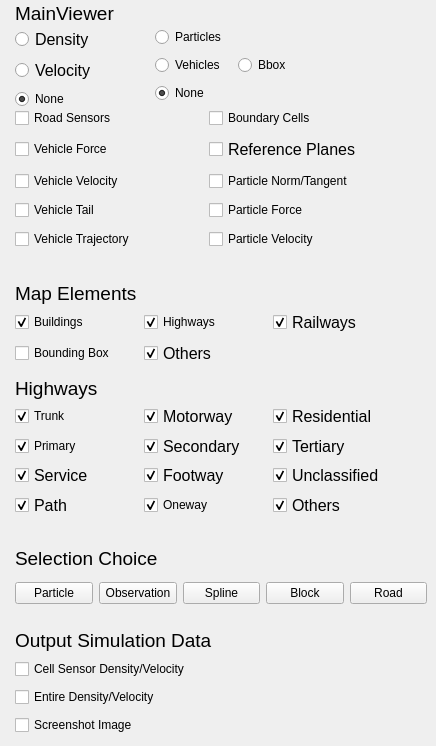
         <widget class="QWidget" name="tab_2">
          <attribute name="title">
           <string>Interaction</string>
          </attribute>
          <widget class="QLabel" name="label_20">
           <property name="geometry">
            <rect>
             <x>15</x>
             <y>0</y>
             <width>131</width>
             <height>26</height>
            </rect>
           </property>
           <property name="font">
            <font>
             <pointsize>14</pointsize>
            </font>
           </property>
           <property name="text">
            <string>MainViewer</string>
           </property>
          </widget>
          <widget class="QWidget" name="verticalLayoutWidget_3">
           <property name="geometry">
            <rect>
             <x>15</x>
             <y>27</y>
             <width>96</width>
             <height>82</height>
            </rect>
           </property>
           <layout class="QVBoxLayout" name="verticalLayout">
            <item>
             <widget class="QRadioButton" name="radioButton_ShowMainDensity">
              <property name="font">
               <font>
                <pointsize>12</pointsize>
                <weight>50</weight>
                <bold>false</bold>
               </font>
              </property>
              <property name="text">
               <string>Density</string>
              </property>
             </widget>
            </item>
            <item>
             <widget class="QRadioButton" name="radioButton_ShowMainVelocity">
              <property name="font">
               <font>
                <pointsize>12</pointsize>
                <weight>50</weight>
                <bold>false</bold>
               </font>
              </property>
              <property name="text">
               <string>Velocity</string>
              </property>
             </widget>
            </item>
            <item>
             <widget class="QRadioButton" name="radioButton_ShowMainDensityVelocity_Nothing">
              <property name="text">
               <string>None</string>
              </property>
              <property name="checked">
               <bool>true</bool>
              </property>
             </widget>
            </item>
           </layout>
          </widget>
          <widget class="QWidget" name="gridLayoutWidget_7">
           <property name="geometry">
            <rect>
             <x>15</x>
             <y>105</y>
             <width>381</width>
             <height>151</height>
            </rect>
           </property>
           <layout class="QGridLayout" name="gridLayout_7">
            <item row="1" column="1">
             <widget class="QCheckBox" name="checkBox_ShowCells">
              <property name="text">
               <string>Boundary Cells</string>
              </property>
             </widget>
            </item>
            <item row="5" column="1">
             <widget class="QCheckBox" name="checkBox_ShowParticle_Velocity_Direction">
              <property name="text">
               <string>Particle Velocity</string>
              </property>
             </widget>
            </item>
            <item row="4" column="1">
             <widget class="QCheckBox" name="checkBox_ShowParticle_Force">
              <property name="text">
               <string>Particle Force</string>
              </property>
             </widget>
            </item>
            <item row="3" column="1">
             <widget class="QCheckBox" name="checkBox_ShowParticle_NormalTangent">
              <property name="text">
               <string>Particle Norm/Tangent</string>
              </property>
             </widget>
            </item>
            <item row="2" column="1">
             <widget class="QCheckBox" name="checkBox_ShowReferencePlanes">
              <property name="font">
               <font>
                <pointsize>12</pointsize>
                <weight>50</weight>
                <bold>false</bold>
               </font>
              </property>
              <property name="text">
               <string>Reference Planes</string>
              </property>
             </widget>
            </item>
            <item row="1" column="0">
             <widget class="QCheckBox" name="checkBox_ShowRoad_Facilities">
              <property name="text">
               <string>Road Sensors</string>
              </property>
             </widget>
            </item>
            <item row="2" column="0">
             <widget class="QCheckBox" name="checkBox_ShowVehicle_Force">
              <property name="text">
               <string>Vehicle Force</string>
              </property>
             </widget>
            </item>
            <item row="3" column="0">
             <widget class="QCheckBox" name="checkBox_ShowVehicle_Velocity_Direction">
              <property name="text">
               <string>Vehicle Velocity</string>
              </property>
             </widget>
            </item>
            <item row="4" column="0">
             <widget class="QCheckBox" name="checkBox_ShowVehicle_Tail">
              <property name="text">
               <string>Vehicle Tail</string>
              </property>
             </widget>
            </item>
            <item row="5" column="0">
             <widget class="QCheckBox" name="checkBox_ShowVehicle_Trajectory">
              <property name="text">
               <string>Vehicle Trajectory</string>
              </property>
             </widget>
            </item>
           </layout>
          </widget>
          <widget class="QWidget" name="verticalLayoutWidget_4">
           <property name="geometry">
            <rect>
             <x>15</x>
             <y>657</y>
             <width>256</width>
             <height>80</height>
            </rect>
           </property>
           <layout class="QVBoxLayout" name="verticalLayout_2">
            <item>
             <widget class="QCheckBox" name="checkBox_SensorData">
              <property name="text">
               <string>Cell Sensor Density/Velocity</string>
              </property>
             </widget>
            </item>
            <item>
             <widget class="QCheckBox" name="checkBox_EntireDensityVelocity">
              <property name="text">
               <string>Entire Density/Velocity</string>
              </property>
             </widget>
            </item>
            <item>
             <widget class="QCheckBox" name="checkBox_Screenshot_Image">
              <property name="text">
               <string>Screenshot Image</string>
              </property>
             </widget>
            </item>
           </layout>
          </widget>
          <widget class="QLabel" name="label_9">
           <property name="geometry">
            <rect>
             <x>15</x>
             <y>620</y>
             <width>206</width>
             <height>41</height>
            </rect>
           </property>
           <property name="font">
            <font>
             <pointsize>14</pointsize>
            </font>
           </property>
           <property name="text">
            <string>Output Simulation Data</string>
           </property>
          </widget>
          <widget class="QWidget" name="gridLayoutWidget_8">
           <property name="geometry">
            <rect>
             <x>15</x>
             <y>405</y>
             <width>381</width>
             <height>112</height>
            </rect>
           </property>
           <layout class="QGridLayout" name="gridLayout_8">
            <item row="3" column="0">
             <widget class="QCheckBox" name="checkBox_RoadNet_Service">
              <property name="font">
               <font>
                <pointsize>12</pointsize>
                <weight>50</weight>
                <bold>false</bold>
               </font>
              </property>
              <property name="text">
               <string>Service</string>
              </property>
              <property name="checked">
               <bool>true</bool>
              </property>
             </widget>
            </item>
            <item row="1" column="1">
             <widget class="QCheckBox" name="checkBox_RoadNet_Motorway">
              <property name="font">
               <font>
                <pointsize>12</pointsize>
                <weight>50</weight>
                <bold>false</bold>
               </font>
              </property>
              <property name="text">
               <string>Motorway</string>
              </property>
              <property name="checked">
               <bool>true</bool>
              </property>
             </widget>
            </item>
            <item row="1" column="2">
             <widget class="QCheckBox" name="checkBox_RoadNet_Residential">
              <property name="font">
               <font>
                <pointsize>12</pointsize>
               </font>
              </property>
              <property name="text">
               <string>Residential</string>
              </property>
              <property name="checked">
               <bool>true</bool>
              </property>
             </widget>
            </item>
            <item row="1" column="0">
             <widget class="QCheckBox" name="checkBox_RoadNet_Trunk">
              <property name="text">
               <string>Trunk</string>
              </property>
              <property name="checked">
               <bool>true</bool>
              </property>
             </widget>
            </item>
            <item row="2" column="1">
             <widget class="QCheckBox" name="checkBox_RoadNet_Secondary">
              <property name="font">
               <font>
                <pointsize>12</pointsize>
                <weight>50</weight>
                <bold>false</bold>
               </font>
              </property>
              <property name="text">
               <string>Secondary</string>
              </property>
              <property name="checked">
               <bool>true</bool>
              </property>
             </widget>
            </item>
            <item row="2" column="0">
             <widget class="QCheckBox" name="checkBox_RoadNet_Primary">
              <property name="text">
               <string>Primary</string>
              </property>
              <property name="checked">
               <bool>true</bool>
              </property>
             </widget>
            </item>
            <item row="2" column="2">
             <widget class="QCheckBox" name="checkBox_RoadNet_Tertiary">
              <property name="font">
               <font>
                <pointsize>12</pointsize>
                <weight>50</weight>
                <bold>false</bold>
               </font>
              </property>
              <property name="text">
               <string>Tertiary</string>
              </property>
              <property name="checked">
               <bool>true</bool>
              </property>
             </widget>
            </item>
            <item row="4" column="1">
             <widget class="QCheckBox" name="checkBox_RoadNet_Oneway">
              <property name="text">
               <string>Oneway</string>
              </property>
              <property name="checked">
               <bool>true</bool>
              </property>
             </widget>
            </item>
            <item row="4" column="2">
             <widget class="QCheckBox" name="checkBox_RoadNet_Others">
              <property name="font">
               <font>
                <pointsize>12</pointsize>
               </font>
              </property>
              <property name="text">
               <string>Others</string>
              </property>
              <property name="checked">
               <bool>true</bool>
              </property>
             </widget>
            </item>
            <item row="3" column="1">
             <widget class="QCheckBox" name="checkBox_RoadNet_Footway">
              <property name="font">
               <font>
                <pointsize>12</pointsize>
                <weight>50</weight>
                <bold>false</bold>
               </font>
              </property>
              <property name="text">
               <string>Footway</string>
              </property>
              <property name="checked">
               <bool>true</bool>
              </property>
             </widget>
            </item>
            <item row="3" column="2">
             <widget class="QCheckBox" name="checkBox_RoadNet_Unclassified">
              <property name="font">
               <font>
                <pointsize>12</pointsize>
                <weight>50</weight>
                <bold>false</bold>
               </font>
              </property>
              <property name="text">
               <string>Unclassified</string>
              </property>
              <property name="checked">
               <bool>true</bool>
              </property>
             </widget>
            </item>
            <item row="4" column="0">
             <widget class="QCheckBox" name="checkBox_RoadNet_Path">
              <property name="font">
               <font>
                <pointsize>12</pointsize>
                <weight>50</weight>
                <bold>false</bold>
               </font>
              </property>
              <property name="text">
               <string>Path</string>
              </property>
              <property name="checked">
               <bool>true</bool>
              </property>
             </widget>
            </item>
           </layout>
          </widget>
          <widget class="QLabel" name="label_21">
           <property name="geometry">
            <rect>
             <x>15</x>
             <y>545</y>
             <width>151</width>
             <height>26</height>
            </rect>
           </property>
           <property name="font">
            <font>
             <pointsize>14</pointsize>
            </font>
           </property>
           <property name="text">
            <string>Selection Choice</string>
           </property>
          </widget>
          <widget class="QWidget" name="gridLayoutWidget_9">
           <property name="geometry">
            <rect>
             <x>15</x>
             <y>575</y>
             <width>412</width>
             <height>36</height>
            </rect>
           </property>
           <layout class="QGridLayout" name="gridLayout_10">
            <item row="0" column="2">
             <widget class="QPushButton" name="pushButton_Selection_Spline">
              <property name="text">
               <string>Spline</string>
              </property>
              <property name="checkable">
               <bool>true</bool>
              </property>
              <property name="autoExclusive">
               <bool>true</bool>
              </property>
             </widget>
            </item>
            <item row="0" column="1">
             <widget class="QPushButton" name="pushButton_Selection_Observation">
              <property name="text">
               <string>Observation</string>
              </property>
              <property name="checkable">
               <bool>true</bool>
              </property>
              <property name="autoExclusive">
               <bool>true</bool>
              </property>
             </widget>
            </item>
            <item row="0" column="3">
             <widget class="QPushButton" name="pushButton_Selection_Block">
              <property name="text">
               <string>Block</string>
              </property>
              <property name="checkable">
               <bool>true</bool>
              </property>
              <property name="autoExclusive">
               <bool>true</bool>
              </property>
             </widget>
            </item>
            <item row="0" column="0">
             <widget class="QPushButton" name="pushButton_Selection_Particle">
              <property name="text">
               <string>Particle</string>
              </property>
              <property name="checkable">
               <bool>true</bool>
              </property>
              <property name="autoExclusive">
               <bool>true</bool>
              </property>
              <property name="flat">
               <bool>false</bool>
              </property>
             </widget>
            </item>
            <item row="0" column="4">
             <widget class="QPushButton" name="pushButton_Selection_Road">
              <property name="text">
               <string>Road</string>
              </property>
              <property name="checkable">
               <bool>true</bool>
              </property>
              <property name="autoExclusive">
               <bool>true</bool>
              </property>
             </widget>
            </item>
           </layout>
          </widget>
          <widget class="QWidget" name="gridLayoutWidget_10">
           <property name="geometry">
            <rect>
             <x>155</x>
             <y>25</y>
             <width>160</width>
             <height>80</height>
            </rect>
           </property>
           <layout class="QGridLayout" name="gridLayout_11">
            <item row="2" column="0">
             <widget class="QRadioButton" name="radioButton_ShowParticlesVehicles_Nothing">
              <property name="text">
               <string>None</string>
              </property>
              <property name="checked">
               <bool>true</bool>
              </property>
             </widget>
            </item>
            <item row="0" column="0">
             <widget class="QRadioButton" name="radioButton_ShowParticles">
              <property name="text">
               <string>Particles</string>
              </property>
             </widget>
            </item>
            <item row="1" column="0">
             <widget class="QRadioButton" name="radioButton_ShowVehicles">
              <property name="text">
               <string>Vehicles</string>
              </property>
             </widget>
            </item>
            <item row="1" column="1">
             <widget class="QRadioButton" name="radioButton_ShowVehicles_Bbox">
              <property name="text">
               <string>Bbox</string>
              </property>
             </widget>
            </item>
           </layout>
          </widget>
          <widget class="QLabel" name="label_22">
           <property name="geometry">
            <rect>
             <x>15</x>
             <y>280</y>
             <width>131</width>
             <height>26</height>
            </rect>
           </property>
           <property name="font">
            <font>
             <pointsize>14</pointsize>
            </font>
           </property>
           <property name="text">
            <string>Map Elements</string>
           </property>
          </widget>
          <widget class="QLabel" name="label_23">
           <property name="geometry">
            <rect>
             <x>15</x>
             <y>375</y>
             <width>131</width>
             <height>26</height>
            </rect>
           </property>
           <property name="font">
            <font>
             <pointsize>14</pointsize>
            </font>
           </property>
           <property name="text">
            <string>Highways</string>
           </property>
          </widget>
          <widget class="QWidget" name="gridLayoutWidget_11">
           <property name="geometry">
            <rect>
             <x>15</x>
             <y>310</y>
             <width>381</width>
             <height>56</height>
            </rect>
           </property>
           <layout class="QGridLayout" name="gridLayout_12">
            <item row="2" column="1">
             <widget class="QCheckBox" name="checkBox_MapElements_Others">
              <property name="font">
               <font>
                <pointsize>12</pointsize>
               </font>
              </property>
              <property name="text">
               <string>Others</string>
              </property>
              <property name="checked">
               <bool>true</bool>
              </property>
             </widget>
            </item>
            <item row="1" column="0">
             <widget class="QCheckBox" name="checkBox_MapElements_Buildings">
              <property name="text">
               <string>Buildings</string>
              </property>
              <property name="checked">
               <bool>true</bool>
              </property>
             </widget>
            </item>
            <item row="1" column="2">
             <widget class="QCheckBox" name="checkBox_MapElements_Railways">
              <property name="font">
               <font>
                <pointsize>12</pointsize>
                <weight>50</weight>
                <bold>false</bold>
               </font>
              </property>
              <property name="text">
               <string>Railways</string>
              </property>
              <property name="checked">
               <bool>true</bool>
              </property>
             </widget>
            </item>
            <item row="1" column="1">
             <widget class="QCheckBox" name="checkBox_MapElements_Highways">
              <property name="text">
               <string>Highways</string>
              </property>
              <property name="checked">
               <bool>true</bool>
              </property>
             </widget>
            </item>
            <item row="2" column="0">
             <widget class="QCheckBox" name="checkBox_MapElements_BoundingBox">
              <property name="text">
               <string>Bounding Box</string>
              </property>
              <property name="checked">
               <bool>false</bool>
              </property>
             </widget>
            </item>
           </layout>
          </widget>
         </widget>
